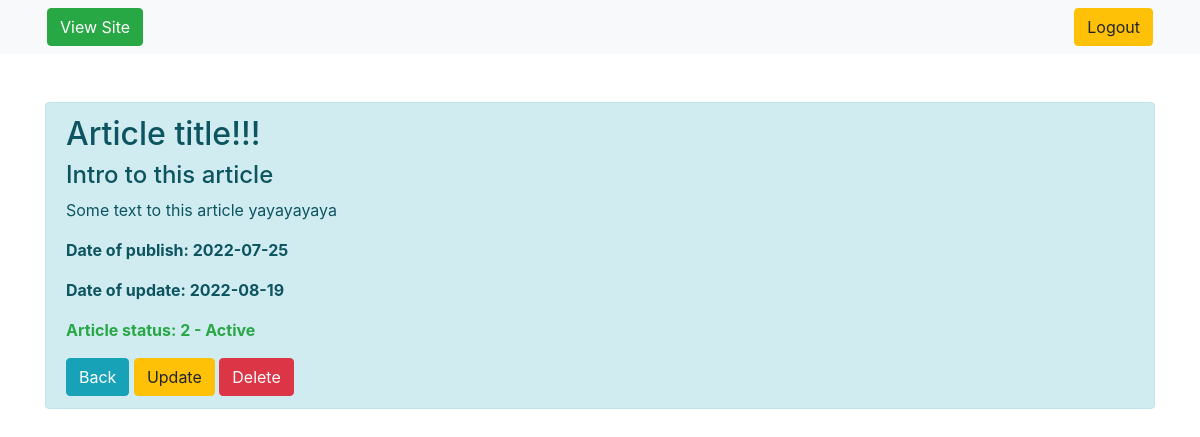
Screenshot of /admin/dashboard/article/4 (signed in) with the database file from the repository.
### models.py (models this page shows, shortened)
class Article(Base):
    __tablename__ = 'article'
    id = Column(Integer, primary_key=True, autoincrement=True)
    user_id = Column(Integer, ForeignKey('user.id'), nullable=False)
    title = Column(String(100), nullable=False)
    intro = Column(String(300), nullable=False)
    text = Column(Text, nullable=False)
    status = Column(Integer, ForeignKey('status.code'), nullable=False, default=1)
    dlm = Column(DateTime, default=OUR_TIME)
    creation_date = Column(DateTime, default=OUR_TIME)

### admin/admin.py (the view)
@admin.route('/dashboard/article/<int:id>', methods=['POST','GET'])
@login_required
def article(id):
    if id:
        _status = Status()
        specific_article = db.session.query(Article).get(id)
        status_code_name = str(specific_article.status) + ' - ' + _status.get_name(id=specific_article.status)
        return render_template('article.html', specific_article=specific_article,
                               status_code_name=status_code_name, id=id)
    else:
        return f'Post {id} does not exist'

### app.py (called while the page is built)
@login_manager.user_loader
def load_user(user_id):
    from users.models import User
    return db.session.query(User).get(int(user_id))

### models.py (called while the page is built)
    def get_name(self, id):
        if id:
            name = db.session.query(Status).filter_by(code=id).first()
            return name.name
        print('get_name(): ID is null')

### admin/templates/admin/article.html (shortened to what this page needs)
{% extends 'admbase.html' %}
{% block body %}
<div class="container mt-5">
           <div class="alert alert-info">
             <h2>{{ specific_article.title }}</h2>
             <h4>{{ specific_article.intro }}</h4>
             <p>{{ specific_article.text }}</p>
             {% if specific_article.dlm > specific_article.creation_date %}
                <p><strong>Date of publish: {{ specific_article.creation_date.date() }}</strong></p>
                <p><strong>Date of update: {{ specific_article.dlm.date() }}</strong></p>
             {% else %}
                <p><strong>Date of publish: {{ specific_article.creation_date.date() }}</strong></p>
             {% endif %}
             {% if specific_article.status == 2 %}
                <p class="text-success font-weight-bold">Article status: {{ status_code_name }}</p>
             {% else %}
                <p class="text-danger font-weight-bold">Article status: {{ status_code_name }}</p>
             {% endif %}
             <a href="/admin/dashboard" class="btn btn-info">Back</a>
            <a href="/admin/dashboard/article/{{ specific_article.id }}/update" class="btn btn-warning">Update</a>
            <a href="/admin/dashboard/article/{{ specific_article.id }}/delete" class="btn btn-danger">Delete</a>
           </div>
    </div>
{% endblock %}

### rows the page displays
Article: title "Article title!!!", intro "Intro to this article", text "Some text to this article yayayayaya", creation_date "2022-07-25", dlm "2022-08-19"

### other values shown
{{ status_code_name }} "2 - Active"
